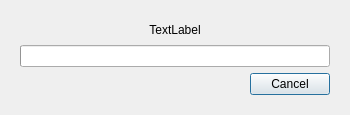
<?xml version="1.0" encoding="UTF-8"?>
<ui version="4.0">
 <class>ProcessDialog</class>
 <widget class="QDialog" name="ProcessDialog">
  <property name="geometry">
   <rect>
    <x>0</x>
    <y>0</y>
    <width>350</width>
    <height>115</height>
   </rect>
  </property>
  <property name="sizePolicy">
   <sizepolicy hsizetype="Fixed" vsizetype="Fixed">
    <horstretch>0</horstretch>
    <verstretch>0</verstretch>
   </sizepolicy>
  </property>
  <property name="minimumSize">
   <size>
    <width>350</width>
    <height>115</height>
   </size>
  </property>
  <property name="maximumSize">
   <size>
    <width>350</width>
    <height>115</height>
   </size>
  </property>
  <property name="windowTitle">
   <string>Converting books</string>
  </property>
  <layout class="QGridLayout" name="gridLayout">
   <property name="leftMargin">
    <number>20</number>
   </property>
   <property name="topMargin">
    <number>20</number>
   </property>
   <property name="rightMargin">
    <number>20</number>
   </property>
   <property name="bottomMargin">
    <number>20</number>
   </property>
   <property name="spacing">
    <number>0</number>
   </property>
   <item row="0" column="0">
    <layout class="QVBoxLayout" name="verticalLayout">
     <property name="spacing">
      <number>6</number>
     </property>
     <property name="topMargin">
      <number>0</number>
     </property>
     <item>
      <widget class="QLabel" name="label">
       <property name="text">
        <string>TextLabel</string>
       </property>
       <property name="alignment">
        <set>Qt::AlignCenter</set>
       </property>
      </widget>
     </item>
     <item>
      <widget class="QProgressBar" name="progress">
       <property name="value">
        <number>0</number>
       </property>
       <property name="textVisible">
        <bool>false</bool>
       </property>
      </widget>
     </item>
     <item>
      <layout class="QHBoxLayout" name="horizontalLayout">
       <property name="spacing">
        <number>0</number>
       </property>
       <item>
        <spacer name="horizontalSpacer">
         <property name="orientation">
          <enum>Qt::Horizontal</enum>
         </property>
         <property name="sizeHint" stdset="0">
          <size>
           <width>40</width>
           <height>20</height>
          </size>
         </property>
        </spacer>
       </item>
       <item>
        <widget class="QPushButton" name="cancelButton">
         <property name="text">
          <string>Cancel</string>
         </property>
        </widget>
       </item>
      </layout>
     </item>
    </layout>
   </item>
  </layout>
 </widget>
 <resources/>
 <connections>
  <connection>
   <sender>cancelButton</sender>
   <signal>clicked()</signal>
   <receiver>ProcessDialog</receiver>
   <slot>cancelProcess()</slot>
   <hints>
    <hint type="sourcelabel">
     <x>327</x>
     <y>191</y>
    </hint>
    <hint type="destinationlabel">
     <x>208</x>
     <y>112</y>
    </hint>
   </hints>
  </connection>
 </connections>
 <slots>
  <slot>cancelProcess()</slot>
 </slots>
</ui>
